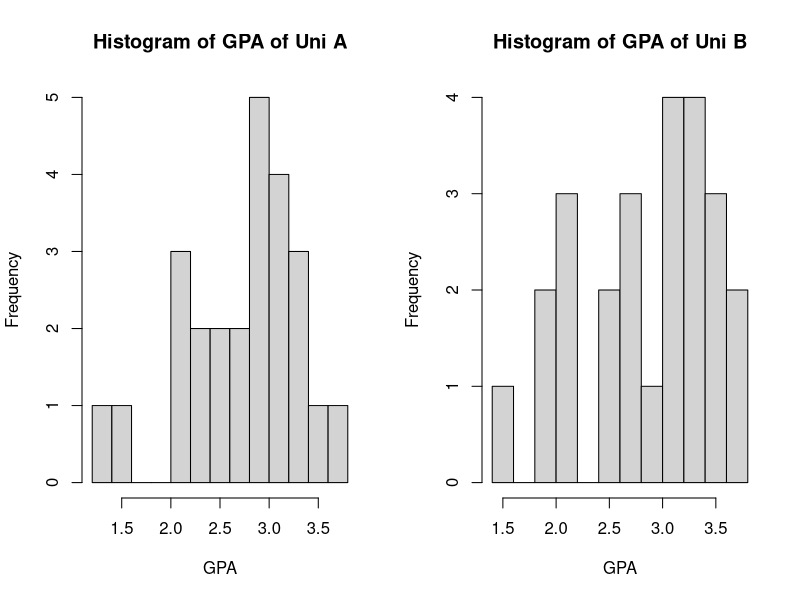
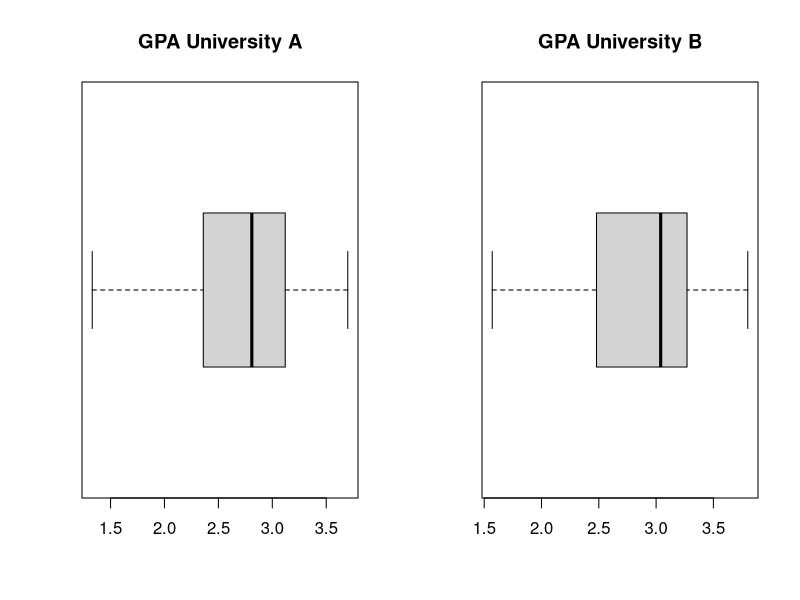

These figures' R source, in order:
## ---- chunk 1
gpa_univ_a <- c(1.33, 1.52, 2.02, 2.05, 2.14, 2.29, 2.36, 2.42, 2.48, 2.62, 2.71, 
                2.81, 2.81, 2.82, 2.96, 2.99, 3.11, 3.12, 3.12, 3.18, 3.21, 3.25, 
                3.37, 3.58, 3.70)
gpa_univ_b <- c(1.57, 1.97, 2.00, 2.06, 2.07, 2.11, 2.48, 2.51, 2.64, 2.75, 2.77, 
                2.82, 3.04,3.08, 3.11, 3.15, 3.25, 3.27, 3.27, 3.36, 3.45, 3.45, 
                3.49, 3.74, 3.80)
## ---- chunk 2
print("Summary GPA University A")
summary(gpa_univ_a)
print("Summary GPA University B")
summary(gpa_univ_b)
## ---- chunk 3
sd(gpa_univ_a)
## ---- chunk 4
var(gpa_univ_a)
## ---- chunk 5
sd(gpa_univ_b)
## ---- chunk 6
var(gpa_univ_b)
## ---- chunk 7
par(mfrow=c(1,2))
hist(gpa_univ_a, breaks = 10, main = 'Histogram of GPA of Uni A', xlab = 'GPA')
hist(gpa_univ_b, breaks = 10, main = 'Histogram of GPA of Uni B', xlab = 'GPA')
## ---- chunk 8
par(mfrow=c(1,2))
boxplot(gpa_univ_a, horizontal = T, main = "GPA University A")
boxplot(gpa_univ_b, horizontal = T, main = "GPA University B")
